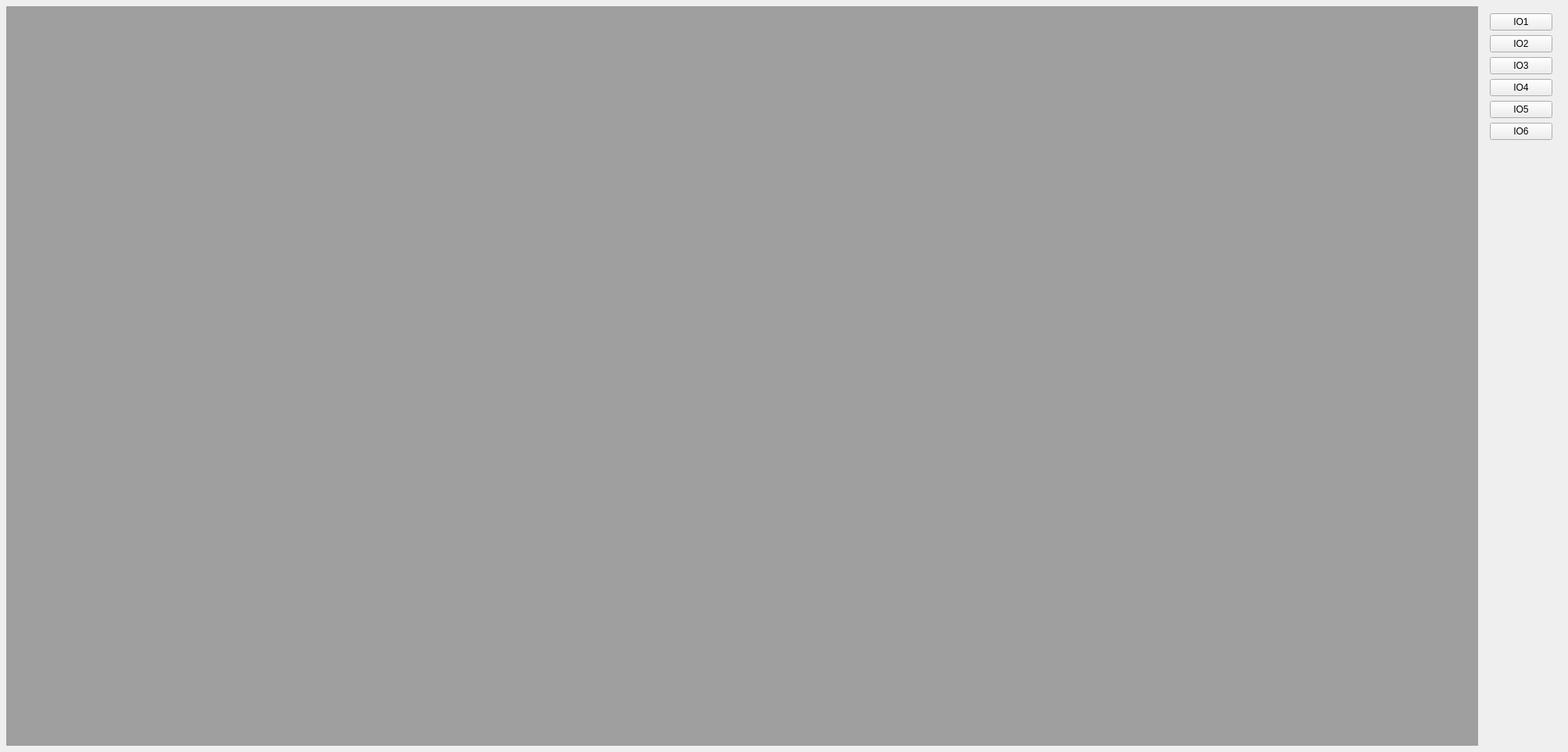
<?xml version="1.0" encoding="UTF-8"?>
<ui version="4.0">
 <class>Form</class>
 <widget class="QWidget" name="Form">
  <property name="geometry">
   <rect>
    <x>0</x>
    <y>0</y>
    <width>2006</width>
    <height>962</height>
   </rect>
  </property>
  <property name="windowTitle">
   <string>Form</string>
  </property>
  <layout class="QGridLayout" name="gridLayout_2">
   <property name="leftMargin">
    <number>8</number>
   </property>
   <property name="topMargin">
    <number>8</number>
   </property>
   <property name="bottomMargin">
    <number>8</number>
   </property>
   <item row="0" column="0" rowspan="2">
    <widget class="QMdiArea" name="mdiArea"/>
   </item>
   <item row="0" column="1">
    <widget class="QWidget" name="widget" native="true">
     <layout class="QGridLayout" name="gridLayout">
      <item row="0" column="0">
       <widget class="QPushButton" name="btn_IO1">
        <property name="text">
         <string>IO1</string>
        </property>
       </widget>
      </item>
      <item row="1" column="0">
       <widget class="QPushButton" name="btn_IO2">
        <property name="text">
         <string>IO2</string>
        </property>
       </widget>
      </item>
      <item row="2" column="0">
       <widget class="QPushButton" name="btn_IO3">
        <property name="text">
         <string>IO3</string>
        </property>
       </widget>
      </item>
      <item row="3" column="0">
       <widget class="QPushButton" name="btn_IO4">
        <property name="text">
         <string>IO4</string>
        </property>
       </widget>
      </item>
      <item row="4" column="0">
       <widget class="QPushButton" name="btn_IO1_5">
        <property name="text">
         <string>IO5</string>
        </property>
       </widget>
      </item>
      <item row="5" column="0">
       <widget class="QPushButton" name="btn_IO1_6">
        <property name="text">
         <string>IO6</string>
        </property>
       </widget>
      </item>
     </layout>
    </widget>
   </item>
   <item row="1" column="1">
    <spacer name="verticalSpacer">
     <property name="orientation">
      <enum>Qt::Vertical</enum>
     </property>
     <property name="sizeHint" stdset="0">
      <size>
       <width>20</width>
       <height>559</height>
      </size>
     </property>
    </spacer>
   </item>
  </layout>
 </widget>
 <resources/>
 <connections/>
</ui>
